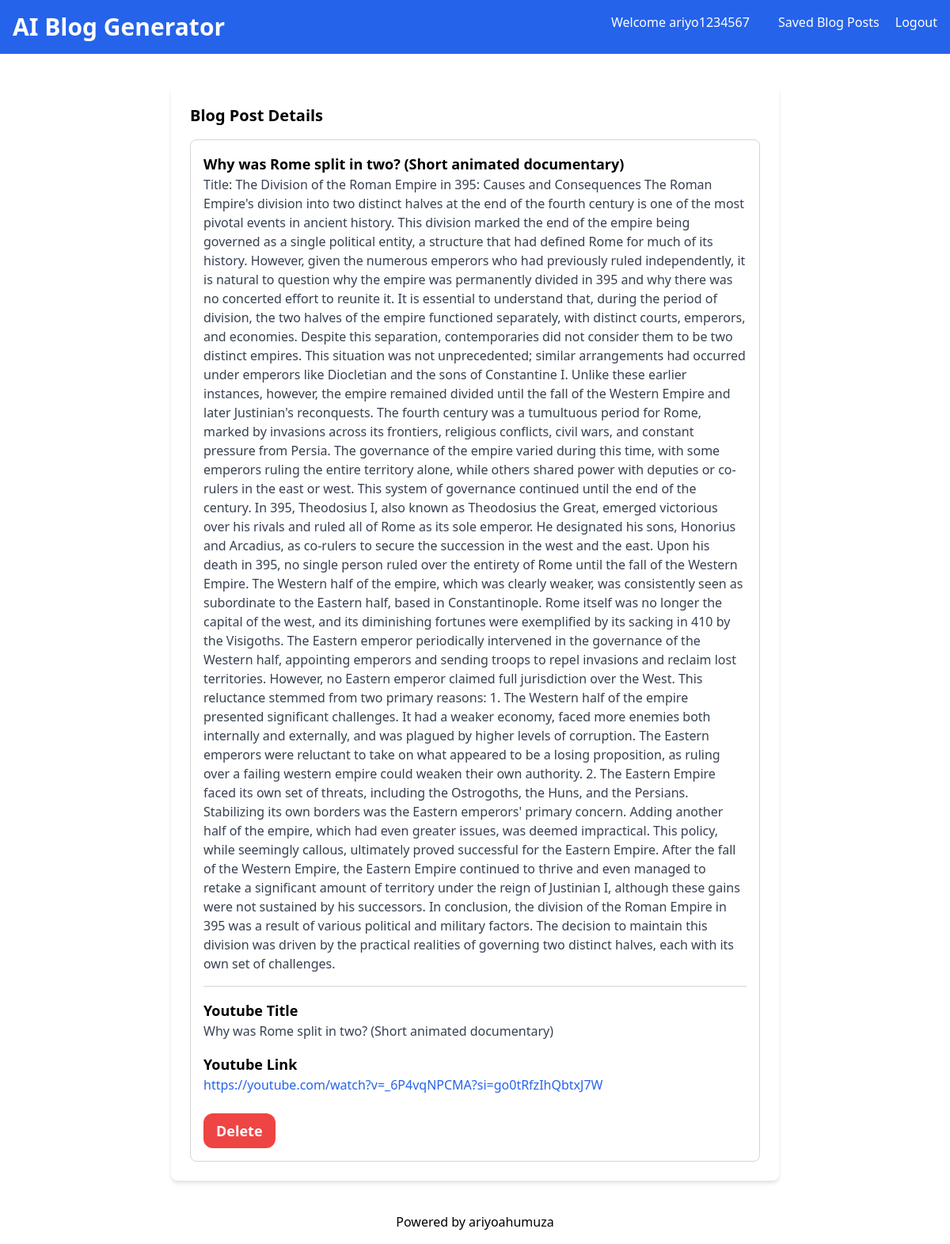
/blog-details/11/ (signed in), run on the app's committed database.
### blog_generator/models.py (models this page shows, shortened)
class BlogPost(models.Model):
    user = models.ForeignKey(User, on_delete=models.CASCADE)
    youtube_title = models.CharField(max_length=300)
    youtube_link = models.URLField()
    generated_content = models.TextField()
    created_at = models.DateTimeField(auto_now_add=True)

### blog_generator/views.py (the view)
# urls.py: path('blog-details/<int:pk>/', views.blog_details, name='blog-details'),
def blog_details(request, pk):
    blog_article_detail = BlogPost.objects.get(id=pk)
    if request.user == blog_article_detail.user:
        return render(request, 'blog-details.html', { 'blog_article_detail' : blog_article_detail })

### templates/blog-details.html (shortened to what this page needs)
<!DOCTYPE html>
<html lang="en">
<head>
    <link href="https://cdn.jsdelivr.net/npm/tailwindcss@2.2.19/dist/tailwind.min.css" rel="stylesheet">
</head>
<body class="bg-grat-100 font-sans antialiased">
    <nav class="bg-blue-600 p-4 text-white flex justify-between">
        <div>
            <h1 class="text-3xl font-bold"><a href="{% url 'blog_generator:index' %}">AI Blog Generator</a></h1>
        </div>
        <div>
            <a href="#" class="text-white hover:underline mx-4">Welcome {{ user.username }}</a>
            <a href="{% url 'blog_generator:blog-list' %}" class="text-white hover:underline mx-4">Saved Blog Posts</a>
            <a href="{% url 'blog_generator:logout' %}" class="text-white hover:underline">Logout</a>
        </div>
    </nav>
    <div class="container mx-auto mt-10 px-4 sm:px-0">
        <div class="max-w-3xl mx-auto bg-white p-6 rounded-lg shadow-md">
            <section>
                <h2 class="text-xl mb-4 font-semibold">Blog Post Details</h2>
                <div class="border border-gray-300 p-4 rounded-lg">
                    <h3 class="text-lg font-semibold">{{blog_article_detail.youtube_title}}</h3>
                    <p class="text-gray-700">{{blog_article_detail.generated_content}}</p>
                    <hr class="my-4 border-gray-300">
                    <h4 class="text-lg font-semibold">Youtube Title</h4>
                    <p class="text-gray-700">{{blog_article_detail.youtube_title}}</p>
                    <h4 class="text-lg font-semibold mt-4">Youtube Link</h4>
                    <a href="{{blog_article_detail.youtube_link}}" class="text-blue-600 hover:underline">{{blog_article_detail.youtube_link}}</a>
                    <br>
                    <a href="{% url 'blog_generator:delete' blog_article_detail.id %}" class="inline-block mt-6 py-2 px-4 text-lg font-semibold bg-red-500 hover:bg-red-600 text-white rounded-xl">Delete</a>
                </div>
            </section>
        </div>
    </div>
    <footer class="text-center p-4 text-blacl mt-6">
        Powered by <a href="https://twitter.com/AriyoAdventures">ariyoahumuza</a>
    </footer>
</body>
</html>

### data on the page
BlogPost: youtube_title "Why was Rome split in two? (Short animated documentary)", generated_content "Title: The Division of the Roman Empire in 395: Causes and Consequences The Roman Empire's division into two distinct halves at the end of the fourth century is one of the most pivotal events in ancient history. This division marked the end of the empire being governed as a single political entity, a structure that had defined Rome for much of its history. However, given the numerous emperors who had previously ruled independently, it is natural to question why the empire was permanently divided in 395 and why there was no concerted effort to reunite it. It is essential to understand that, during the period of division, the two halves of the empire functioned separately, with distinct…", youtube_link "https://youtube.com/watch?v=_6P4vqNPCMA?si=go0tRfzIhQbtxJ7W"

### other printed values
{{ user.username }} "ariyo1234567"
